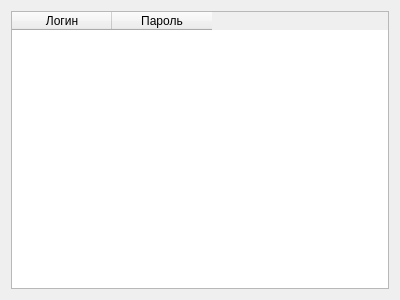
<?xml version="1.0" encoding="UTF-8"?>
<ui version="4.0">
 <class>ShowUsers</class>
 <widget class="QDialog" name="ShowUsers">
  <property name="geometry">
   <rect>
    <x>0</x>
    <y>0</y>
    <width>400</width>
    <height>300</height>
   </rect>
  </property>
  <property name="windowTitle">
   <string>Список пользователей</string>
  </property>
  <property name="styleSheet">
   <string notr="true">graund_color: rgb(92, 119, 79)</string>
  </property>
  <layout class="QGridLayout" name="gridLayout">
   <item row="0" column="0">
    <widget class="QTableWidget" name="tableWidget">
     <property name="styleSheet">
      <string notr="true">graund_color: rgb(119, 118, 123)</string>
     </property>
     <property name="editTriggers">
      <set>QAbstractItemView::NoEditTriggers</set>
     </property>
     <column>
      <property name="text">
       <string>Логин</string>
      </property>
     </column>
     <column>
      <property name="text">
       <string>Пароль</string>
      </property>
     </column>
    </widget>
   </item>
  </layout>
 </widget>
 <resources/>
 <connections/>
</ui>
